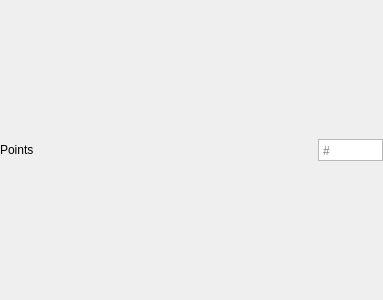
<?xml version="1.0" encoding="UTF-8"?>
<ui version="4.0">
 <class>Player</class>
 <widget class="QWidget" name="Player">
  <property name="geometry">
   <rect>
    <x>0</x>
    <y>0</y>
    <width>383</width>
    <height>300</height>
   </rect>
  </property>
  <property name="windowTitle">
   <string>Form</string>
  </property>
  <layout class="QGridLayout" name="gridLayout">
   <property name="leftMargin">
    <number>0</number>
   </property>
   <property name="topMargin">
    <number>0</number>
   </property>
   <property name="rightMargin">
    <number>0</number>
   </property>
   <property name="bottomMargin">
    <number>0</number>
   </property>
   <property name="horizontalSpacing">
    <number>6</number>
   </property>
   <property name="verticalSpacing">
    <number>0</number>
   </property>
   <item row="0" column="2">
    <spacer name="horizontalSpacer">
     <property name="orientation">
      <enum>Qt::Horizontal</enum>
     </property>
     <property name="sizeHint" stdset="0">
      <size>
       <width>40</width>
       <height>20</height>
      </size>
     </property>
    </spacer>
   </item>
   <item row="0" column="1">
    <widget class="QLabel" name="pointsLabel">
     <property name="text">
      <string>Points</string>
     </property>
    </widget>
   </item>
   <item row="0" column="3">
    <widget class="QTextEdit" name="pointsField">
     <property name="maximumSize">
      <size>
       <width>65</width>
       <height>22</height>
      </size>
     </property>
     <property name="cursor" stdset="0">
      <cursorShape>ArrowCursor</cursorShape>
     </property>
     <property name="focusPolicy">
      <enum>Qt::NoFocus</enum>
     </property>
     <property name="inputMethodHints">
      <set>Qt::ImhNone</set>
     </property>
     <property name="verticalScrollBarPolicy">
      <enum>Qt::ScrollBarAlwaysOff</enum>
     </property>
     <property name="horizontalScrollBarPolicy">
      <enum>Qt::ScrollBarAlwaysOff</enum>
     </property>
     <property name="undoRedoEnabled">
      <bool>false</bool>
     </property>
     <property name="lineWrapMode">
      <enum>QTextEdit::NoWrap</enum>
     </property>
     <property name="textInteractionFlags">
      <set>Qt::NoTextInteraction</set>
     </property>
     <property name="placeholderText">
      <string>#</string>
     </property>
    </widget>
   </item>
  </layout>
 </widget>
 <resources/>
 <connections/>
</ui>
